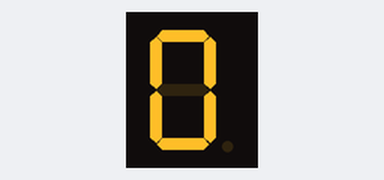
A program run on a simulated Raspberry Pi Pico running MicroPython. On the bench: 1-digit seven-segment display. The segment pins are drawn as the display they are named for.

Above: at 0.1 s.
At 2.1 s:
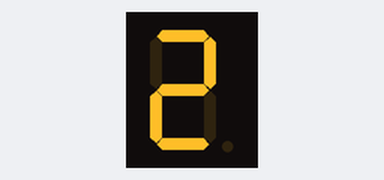
At 3.1 s:
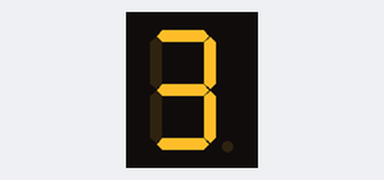
At 5.1 s:
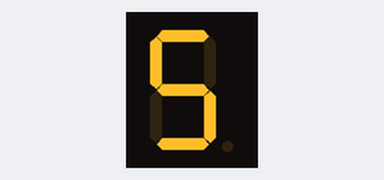
At 6.1 s:
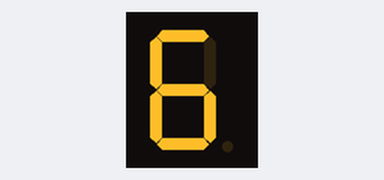
At 9.1 s:
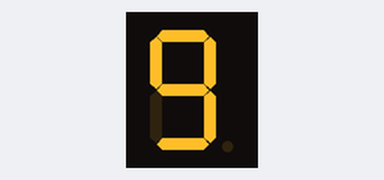

The program:

pico_seven_segment_display.py
```python
from machine import Pin
from time import sleep

a = Pin(10, Pin.OUT)
b = Pin(11, Pin.OUT)
c = Pin(12, Pin.OUT)
d = Pin(13, Pin.OUT)
e = Pin(14, Pin.OUT)
f = Pin(15, Pin.OUT)
g = Pin(16, Pin.OUT)

while True:
    # number 0
    a.value(1)
    b.value(1)
    c.value(1)
    d.value(1)
    e.value(1)
    f.value(1)
    g.value(0)
    sleep(1)

    # number 1
    a.value(0)
    b.value(1)
    c.value(1)
    d.value(0)
    e.value(0)
    f.value(0)
    g.value(0)
    sleep(1)

    # number 2
    a.value(1)
    b.value(1)
    c.value(0)
    d.value(1)
    e.value(1)
    f.value(0)
    g.value(1)
    sleep(1)

    # number 3
    a.value(1)
    b.value(1)
    c.value(1)
    d.value(1)
    e.value(0)
    f.value(0)
    g.value(1)
    sleep(1)

    # number 4
    a.value(0)
    b.value(1)
    c.value(1)
    d.value(0)
    e.value(0)
    f.value(1)
    g.value(1)
    sleep(1)

    # number 5
    a.value(1)
    b.value(0)
    c.value(1)
    d.value(1)
    e.value(0)
    f.value(1)
    g.value(1)
    sleep(1)

    # number 6
    a.value(1)
    b.value(0)
    c.value(1)
    d.value(1)
    e.value(1)
    f.value(1)
    g.value(1)
    sleep(1)

    # number 7
    a.value(1)
    b.value(1)
    c.value(1)
    d.value(0)
    e.value(0)
    f.value(0)
    g.value(0)
    sleep(1)

    # number 8
    a.value(1)
    b.value(1)
    c.value(1)
    d.value(1)
    e.value(1)
    f.value(1)
    g.value(1)
    sleep(1)

    # number 9
    a.value(1)
    b.value(1)
    c.value(1)
    d.value(1)
    e.value(0)
    f.value(1)
    g.value(1)
    sleep(1)
```

Measured:
- by itself, everything shown: repeats every 10.0 s, in 10 steps
- what the display in image 0 shows lasts 1.0 s, from 0.1 s to 1.1 s
